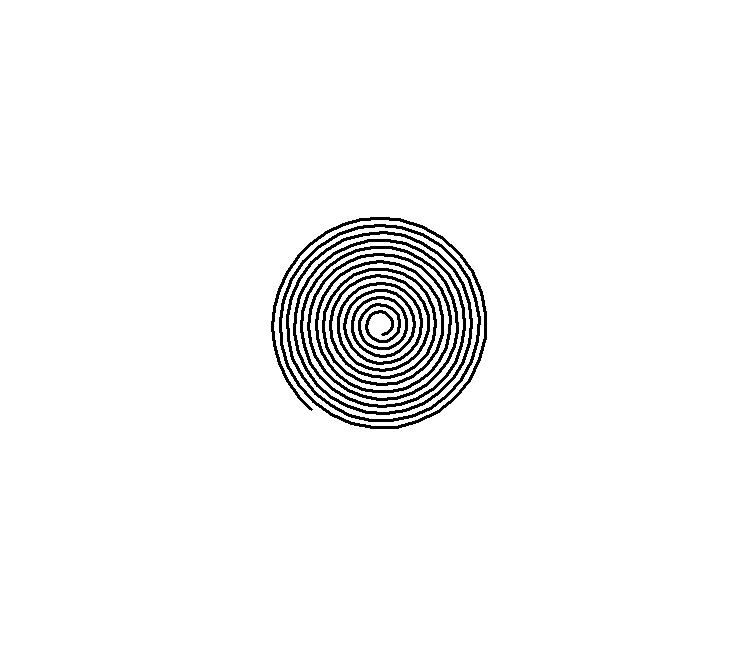

Python code for this plot:
import turtle
polar = turtle.Turtle()
polar.pensize(3)
polar.speed(10)
polar.hideturtle()
  
r = 10 #radius for circle
  
for i in range(100): # loop for spiral circle
    polar.circle(r + i, 50)


turtle.done()
